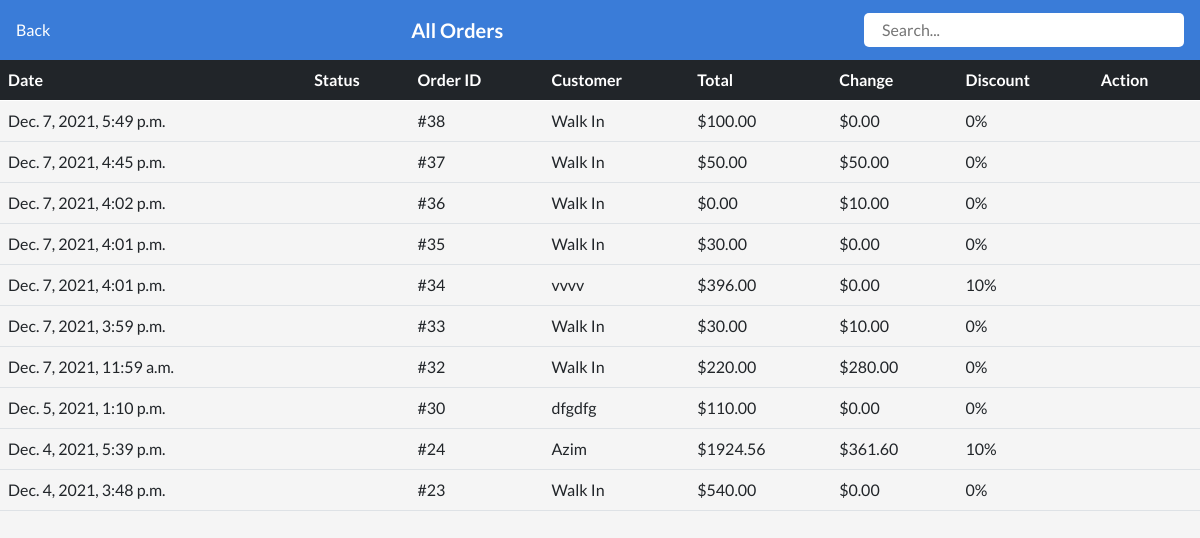
The app's page /restaurant/all-payments/1/ (signed in) with its own data.
### restaurant/models.py (models this page shows, shortened)
class RestCheckout(models.Model):
    STATUS_CHOICE = (
        ("PAID", "PAID"),
        ("UNPAID", "UNPAID")
    )
    PAYMENT_CHOICE = (
        ("CASH", "CASH"),
        ("Credit Card", "Credit Card"),
        ("bKash", "bKash"),
        ("Nagad", "Nagad")
    )
    created_at = models.DateTimeField(default=datetime.now)
    updated_at = models.DateTimeField(default=datetime.now)
    shop = models.ForeignKey(Shop, on_delete=models.CASCADE, null=True)
    items = models.ManyToManyField(CartItems)
    customer = models.ForeignKey(Customer, on_delete=models.CASCADE, null=True, blank=True)
    discount = models.IntegerField(null=True, blank=True)
    grand_total = models.DecimalField(decimal_places=2, max_digits=10, default=0.00)
    amount_received = models.DecimalField(decimal_places=2, max_digits=10, default=0.00)
    change = models.DecimalField(decimal_places=2, max_digits=10, default=0.00)
    status = models.CharField(max_length=255, null=True, choices=STATUS_CHOICE)
    payment_method = models.CharField(max_length=120, null=True, choices=PAYMENT_CHOICE, default="CASH")
    payment_number = models.CharField(max_length=120, null=True, blank=True)
    class Meta:
        ordering = ["-id"]

class Customer(models.Model):
    added_by = models.ForeignKey(User, on_delete=models.CASCADE, null=True)
    customer_name = models.CharField(max_length=255)
    customer_contact = models.CharField(max_length=255)
    customer_email = models.EmailField(unique=True)
    customer_add = models.TextField()
    class Meta:
        ordering = ["-id"]

### restaurant/views.py (the view)
# urls.py: path("all-payments/<int:shop_id>/", restaurantAllPaymentsView, name="restaurant-all-payments"),
def restaurantAllPaymentsView(request, shop_id):
    shopId = get_object_or_404(Shop, pk=shop_id)
    if shopId.user == request.user:
        print(f"{shopId=}")
        orders = RestCheckout.objects.filter(shop=shopId)
        args = {
            "orders": orders,
            "shopId": shopId,
        }
        return render(request, "restaurant/restaurantAllPayments.html", args)
    else:
        return redirect("warning")

### SAAS/models.py (called while the page is built)
    def __str__(self):
        return self.shop_name

### restaurant/templates/restaurant/restaurantAllPayments.html (shortened to what this page needs)
{% extends "restaurant/base.html" %}
{% load static %}
{% block content %}
<link rel="stylesheet" href="{% static 'css/restaurant/restaurantAllPayments.css' %}" />
{% include "restaurant/sidebar.html" %}
<section class="restaurant__allPaymentContent">
    <div id="restaurant__allPaymentHeader" class="d-flex justify-content-between align-items-center px-3">
        <section>
            <a href="{% url 'open-restaurant' shopId.id %}" class="text-white">
                 Back
            </a>
        </section>
        <section class="restaurant__allOrdersHeaderTitle">
            <h5 class="text-white fw-bold">All Orders</h5>
        </section>
        <section>
            <div class="d-flex align-items-center restaurant__allPaymentsSearchContent bg-white px-2 py-1 pe-1">
                <input onkeyup="matchName(this)" class="w-100" type="search" placeholder="Search..." />
            </div>
        </section>
    </div>
    <div class="restaurant__allPaymentTableSection">
        <section class="table-responsive">
            <table class="table">
                <thead class="table-dark">
                <tr>
                    <th scope="col">Date</th>
                    <th scope="col">Status</th>
                    <th scope="col" colspan="2">Order ID</th>
                    <th scope="col">Customer</th>
                    <th scope="col">Total</th>
                    <th scope="col">Change</th>
                    <th scope="col">Discount</th>
                    <th scope="col">Action</th>
                </tr>
                </thead>
                <tbody class="restaurant__allPaymentOrdersTable">
                    {% for o in orders %}
                    <tr>
                        <td>
                            <a href="{% url 'restaurant-order-details' shopId.id o.id %}" class="w-100 d-flex text-dark restaurant__orderDate">
                                {{ o.created_at }}
                            </a>
                        </td>
                        <td>
                        </td>
                        <td colspan="2">
                            <a href="{% url 'restaurant-order-details' shopId.id o.id %}" class="w-100 d-flex text-dark restaurant__paymentOrderId">
                                #{{ o.id }}
                            </a>
                        </td>
                        <td>
                            <a href="{% url 'restaurant-order-details' shopId.id o.id %}" class="w-100 d-flex text-dark restaurant__paymentCustName">
                                {{o.customer.customer_name}}
                            </a>
                        </td>
                        <td>
                            <a href="{% url 'restaurant-order-details' shopId.id o.id %}" class="w-100 d-flex text-dark restaurant__grandTotal">
                                ${{o.grand_total}}
                            </a>
                        </td>
                        <td>
                            <a href="{% url 'restaurant-order-details' shopId.id o.id %}" class="w-100 d-flex text-dark restaurant__change">
                                ${{o.change}}
                            </a>
                        </td>
                        <td>
                            <a href="{% url 'restaurant-order-details' shopId.id o.id %}" class="w-100 d-flex text-dark restaurant__discount">
                                {{o.discount}}%
                            </a>
                        </td>
                        <td>
                        </td>
                    </tr>
                    {% endfor %}
                </tbody>
            </table>
        </section>
    </div>
</section>
{% endblock %}

### static/css/restaurant/base.css (style rules this page uses)
*, *::before, *::after { box-sizing: border-box; list-style: none !important; text-decoration: none !important; font-family: 'Lato', sans-serif; }
:root { --background-primary: #f5f5f5; --blue-primary: #3a7cd8; --blue-second-primary: #CAE8F4; --dark-primary: #111; --green-primary: #4EC274; --dark-blue-primary: #434C55; --white-primary: #fff; --blue-third-primary: #bfdeff; }
body { background-color: var(--background-primary); }

### static/css/restaurant/restaurantAllPayments.css (style rules this page uses)
#restaurant__allPaymentHeader { background-color: var(--blue-primary); padding-top: 0.8rem; padding-bottom: 0.8rem; }
.restaurant__allOrdersHeaderTitle > h5 { margin-block-start: 0 !important; margin-block-end: 0 !important; }
.restaurant__allPaymentsSearchContent { width: 20rem; border-radius: 5px; }
.restaurant__allPaymentsSearchContent > input { outline: none; border: none; }

### records on screen
RestCheckout: created_at "Dec. 7, 2021, 5:49 p.m.", id "38", customer.customer_name "Walk In", grand_total "100.00", change "0.00", discount "0"
RestCheckout: created_at "Dec. 7, 2021, 4:45 p.m.", id "37", customer.customer_name "Walk In", grand_total "50.00", change "50.00", discount "0"
RestCheckout: created_at "Dec. 7, 2021, 4:02 p.m.", id "36", customer.customer_name "Walk In", grand_total "0.00", change "10.00", discount "0"
RestCheckout: created_at "Dec. 7, 2021, 4:01 p.m.", id "35", customer.customer_name "Walk In", grand_total "30.00", change "0.00", discount "0"
RestCheckout: created_at "Dec. 7, 2021, 4:01 p.m.", id "34", customer.customer_name "vvvv", grand_total "396.00", change "0.00", discount "10"
RestCheckout: created_at "Dec. 7, 2021, 3:59 p.m.", id "33", customer.customer_name "Walk In", grand_total "30.00", change "10.00", discount "0"
RestCheckout: created_at "Dec. 7, 2021, 11:59 a.m.", id "32", customer.customer_name "Walk In", grand_total "220.00", change "280.00", discount "0"
RestCheckout: created_at "Dec. 5, 2021, 1:10 p.m.", id "30", customer.customer_name "dfgdfg", grand_total "110.00", change "0.00", discount "0"
RestCheckout: created_at "Dec. 4, 2021, 5:39 p.m.", id "24", customer.customer_name "Azim", grand_total "1924.56", change "361.60", discount "10"
RestCheckout: created_at "Dec. 4, 2021, 3:48 p.m.", id "23", customer.customer_name "Walk In", grand_total "540.00", change "0.00", discount "0"
